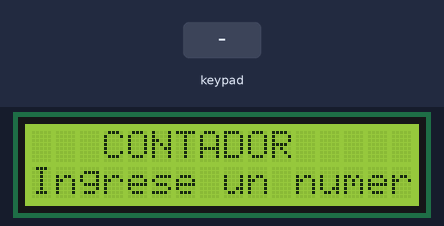
Bench run of a sketch on a simulated Arduino Uno, built with avr-gcc and run on an emulated ATmega328P. Parts: 16×2 character LCD. Inputs (shaded band) come from the test bench.

Above: at 1.2 s.
1.3 s: keypad keys 6 7 8 9 pressed 1.37 s apart
At 4.5 s:
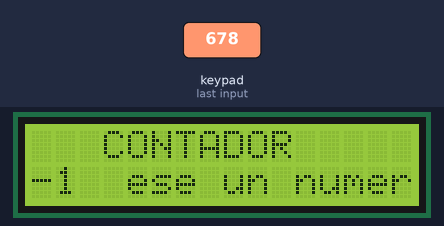
10.7 s: key '4' pressed
14.7 s: key '5' pressed
At 18.5 s:
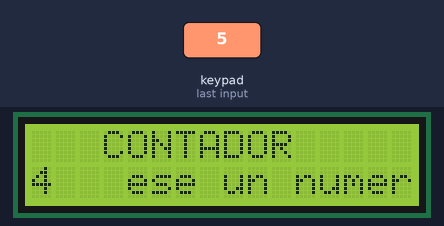
18.7 s: keypad keys 6 7 8 9 # pressed 1.37 s apart
At 21.4 s:
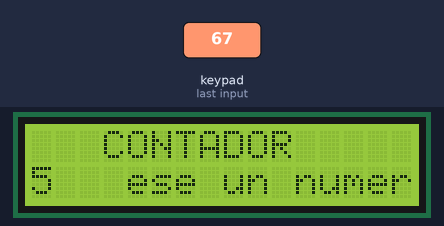
Timing chart, 0 to 22.9 s (numbered marks = the images above; inputs shaded):
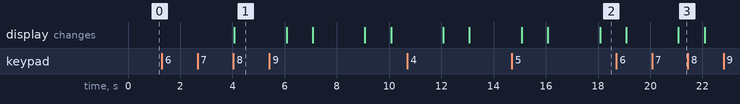

The sketch:

Teclado_Contador.ino
```cpp
#include <Keypad.h>
#include <LiquidCrystal.h>
#include<MsTimer2.h>

/*                                                         Universidad Tecnica del Norte
 *                                                               FICA - CIERCOM
 *                                                               Jose Luis Mugmal
 *                                  Realice ...
 *
*/
const byte ROWS=4;
const byte COLS=4;
char keys [ROWS][COLS]={
  {'7','8','9','A'},
  {'4','5','6','B'},
  {'7','8','9','C'},
  {'*','8','#','D'}
  };
byte rowPins[ROWS]={2,3,4,5};
byte colPins[COLS]={6,7,8,9};

LiquidCrystal lcd (A0,A1,13,12,11,10);

Keypad teclado = Keypad( makeKeymap(keys),rowPins,colPins,ROWS,COLS);
String tecla;
String aa="";
String tiempo;
int tiempoo;


void setup() {
Serial.begin(9600);
MsTimer2::set(1000,reloj);
MsTimer2::stop();
lcd.begin(16,2);
  lcd.setCursor(0,0);
  lcd.print("   CONTADOR");
  lcd.setCursor(0,1);
  lcd.print("Ingrese un numero");
}

void loop() {
 tiempo=teclado.getKey();

tiempoo=tiempo.toInt();
delay(1000);
 if(tiempoo>0){
  MsTimer2::start();
  }
}

void reloj(){
lcd.setCursor(0,1);
lcd.print("    ");
  tiempoo--;
lcd.setCursor(0,1);
lcd.print(tiempoo);
}
```

Measured:
- after the input at 1.3 s, the display: changes after 2.8 s (image 1)
- after the input at 14.7 s, the display: first differs from a run without the input after 3.4 s (image 2)
- after the input at 18.7 s, the display: first differs from a run without the input after 2.4 s (image 3)
